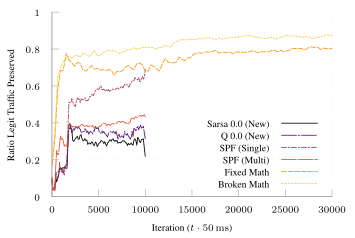

Reproduce this figure in gnuplot.
set terminal tikz standalone color size 9cm,6cm font '\scriptsize' preamble '\usepackage{microtype} \usepackage{times} \usepackage[T1]{fontenc} \usepackage{siunitx}\sisetup{detect-all}'
set output "algotest-vs-old-tcp.tex"

load "inferno.pal"

set style line 102 lc rgb '#a0a0a0' lt 1 lw 1
set border ls 102
set colorbox border 102
set key textcolor rgb "black"
set tics textcolor rgb "black"
set label textcolor rgb "black"

set border 3
set grid x y
set xtics nomirror
set ytics nomirror

#set key autotitle columnhead
set datafile separator ","

set xlabel "Iteration ($t \\cdot{} \\SI{50}{\\milli\\second}$)"
set ylabel "Ratio Legit Traffic Preserved"

set yrange [0.0:1.0]
set key inside bottom right

plot '../results/algotest-spf-single-tcp-sarsa-16-0.8-0.0.avg.csv' u 1:3 w lines smooth sbezier title "Sarsa 0.0 (New)" dt 1, \
     '../results/algotest-spf-single-tcp-q-16-0.8-0.0.avg.csv' u 1:3 w lines smooth sbezier title "Q 0.0 (New)" ls 3 dt (18,2,2,2), \
     '../results/spf-tcp-single-16' u 1:3 w lines smooth sbezier title "SPF (Single)" ls 5 dt (6,2,2,2), \
     '../results/spf-tcp-natural-16' u 1:3 w lines smooth sbezier title "SPF (Multi)" ls 6 dt (18,2), \
     '../results/bmath-False.avg.csv' u 1:3 w lines smooth sbezier title "Fixed Math" ls 7 dt (6,2), \
     '../results/bmath-True.avg.csv' u 1:3 w lines smooth sbezier title "Broken Math" ls 8 dt (2,2), \

#plot '../results/online-16-avg-ng.csv' u 1:3 w lines smooth sbezier title "Marl" dt 1, \
#     '../results/m-tcp-natural-16' u 1:3 w lines smooth sbezier title "Marl++" ls 3 dt (18,2,2,2), \
#     '../results/spf-tcp-natural-16' u 1:3 w lines smooth sbezier title "SPF" ls 5 dt (6,2,2,2), \
#     '../results/m-tcp-single-16' u 1:3 w lines smooth sbezier title "Marl++ (Single)" ls 6 dt (18,2), \
#     '../results/spf-tcp-single-16' u 1:3 w lines smooth sbezier title "SPF (Single)" ls 7 dt (6,2), \
#     '../results/tcp-combo-channel-16-avg.csv' u 1:3 w lines smooth sbezier title "MARL++ (Pretrain)" ls 6 dt (18,2), \
#     '../results/tcp-combo-16-avg.csv' u 1:3 w lines smooth sbezier title "MARL++ (Weird Pretrain)" ls 7 dt (6,2), \
